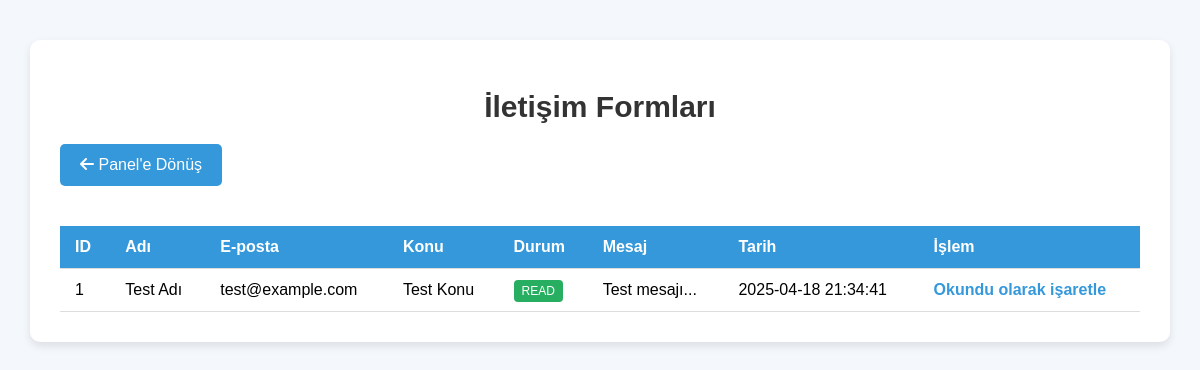
The app's page /admin/contact_message.php (signed in) with its own data.
### tables this page shows
CREATE TABLE `contact_messages` (
  `id` int(11) NOT NULL,
  `name` varchar(100) DEFAULT NULL,
  `email` varchar(100) DEFAULT NULL,
  `subject` varchar(255) DEFAULT NULL,
  `message` text DEFAULT NULL,
  `status` enum('unread','read') DEFAULT 'unread',
  `created_at` timestamp NOT NULL DEFAULT current_timestamp()
);

### admin/contact_message.php (the view, shortened to what this page needs)
<?php
include('../includes/config.php');
try {
    $sql = "SELECT * FROM contact_messages ORDER BY created_at DESC";
    $stmt = $pdo->prepare($sql);
    $stmt->execute();
    $messages = $stmt->fetchAll(PDO::FETCH_ASSOC);
} catch (PDOException $e) {
    echo "Hata: " . $e->getMessage();
}
?>
<!DOCTYPE html>
<html lang="tr">
<head>
    <link rel="stylesheet" href="https://cdnjs.cloudflare.com/ajax/libs/font-awesome/6.0.0-beta3/css/all.min.css">
</head>
<body>
<div class="container">
    <h1>İletişim Formları</h1>
    <a href="./dashboard.php" class="button"><i class="fas fa-arrow-left"></i> Panel'e Dönüş</a>
    <?php if (!empty($messages)): ?>
        <table>
            <thead>
                <tr>
                    <th>ID</th>
                    <th>Adı</th>
                    <th>E-posta</th>
                    <th>Konu</th>
                    <th>Durum</th>
                    <th>Mesaj</th>
                    <th>Tarih</th>
                    <th>İşlem</th>
                </tr>
            </thead>
            <tbody>
                <?php foreach ($messages as $message): ?>
                    <tr>
                        <td><?php echo $message['id']; ?></td>
                        <td><?php echo $message['name']; ?></td>
                        <td><?php echo $message['email']; ?></td>
                        <td><?php echo $message['subject']; ?></td>
                        <td>
                            <span class="message-status <?php echo $message['status'] == 'pending' ? 'pending' : 'read'; ?>">
                                <?php echo ucfirst($message['status']); ?>
                            </span>
                        </td>
                        <td><?php echo substr($message['message'], 0, 50) . '...'; ?></td>
                        <td><?php echo $message['created_at']; ?></td>
                        <td><a href="mark_as_read.php?id=<?php echo $message['id']; ?>">Okundu olarak işaretle</a></td>
                    </tr>
                <?php endforeach; ?>
            </tbody>
        </table>
    <?php else: ?>
        <p class="error-message">Henüz mesaj yok.</p>
    <?php endif; ?>
</div>
</body>
</html>

### admin/contact_message.php (style rules this page uses)
body { font-family: Arial, sans-serif; background-color: #f4f7fc; margin: 0; padding: 0; }
.container { width: 90%; max-width: 1200px; margin: 40px auto; background-color: #fff; padding: 30px; border-radius: 10px; box-shadow: 0 4px 8px rgba(0, 0, 0, 0.1); }
h1 { color: #333; font-size: 30px; margin-bottom: 20px; text-align: center; }
table { width: 100%; border-collapse: collapse; margin-top: 20px; }
th, td { padding: 12px 15px; text-align: left; border-bottom: 1px solid #ddd; }
th { background-color: #3498db; color: white; }
td a { color: #3498db; text-decoration: none; font-weight: bold; }
.button { background-color: #3498db; color: white; padding: 12px 20px; border: none; border-radius: 5px; text-decoration: none; display: inline-block; margin-bottom: 20px; }
.message-status { padding: 4px 8px; border-radius: 4px; color: white; text-transform: uppercase; font-size: 12px; }
.read { background-color: #27ae60; }

### records on screen
contact_messages: id "1", name "Test Adı", email "test@example.com", subject "Test Konu", status "READ", message "Test mesajı", created_at "2025-04-18 21:34:41"
